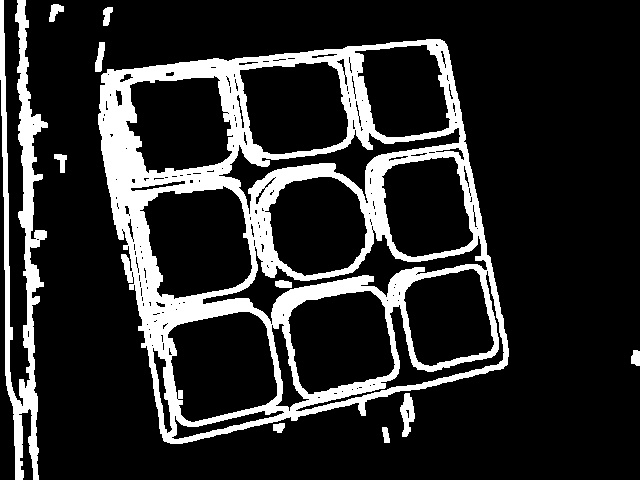
#> input picture test2.jpg, 640 x 480 px, given in place of save.jpg, which was not available
$ python main.py
#> lines starting #> are read from the running program, lines starting #| are printed output that depends on the picture; after the words box and inside, x2 and y2 are one past the last pixel; in counts of white or black regions, pixels touching at a corner belong together; pictures that were not available may be replaced by others from this repository, and a replacement may not be noted
#> further down, test is the input picture: shape (480, 640, 3); min 0, max 255, mean 44

import cv2
import numpy as np


def color_histogram_of_test_image(test_src_image):
    image = test_src_image
    chans = cv2.split(image)
    colors = ('b', 'g', 'r')
    features = []
    feature_data = ''
    counter = 0
    for (chan, color) in zip(chans, colors):
        counter = counter + 1
        hist = cv2.calcHist([chan], [0], None, [256], [0, 256])
        features.extend(hist)
        # find the peak pixel values for R, G, and B
        elem = np.argmax(hist)
        if counter == 1:
            blue = str(elem)
        elif counter == 2:
            green = str(elem)
        elif counter == 3:
            red = str(elem)
            feature_data = red + ',' + green + ',' + blue
            print(feature_data)


def presolving(save_src_image):
    image = save_src_image
    gray = cv2.cvtColor(image, cv2.COLOR_BGR2GRAY)
    blurred = cv2.GaussianBlur(gray, (3, 3), 0)
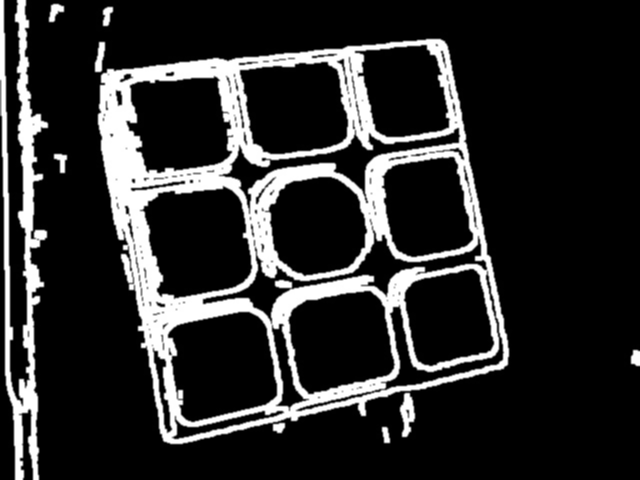
#> blurred: shape (480, 640); min 0, max 255, mean 44
    canny = cv2.Canny(blurred, 20, 40)
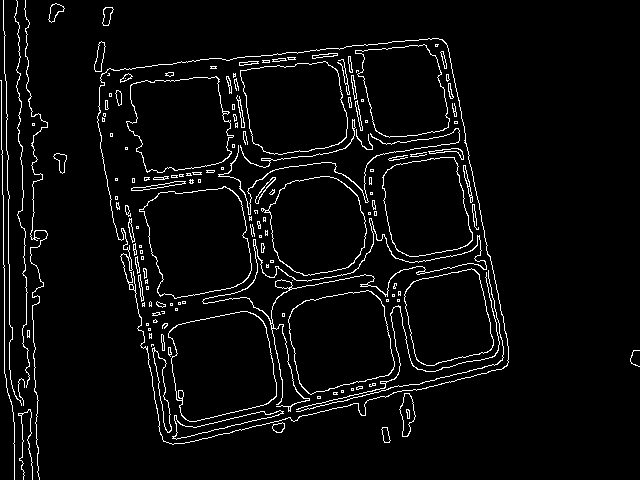
#> canny: shape (480, 640); 4.4% white in thin lines or dots
    kernel = np.ones((3, 3), np.uint8)
    dilated = cv2.dilate(canny, kernel, iterations=2)
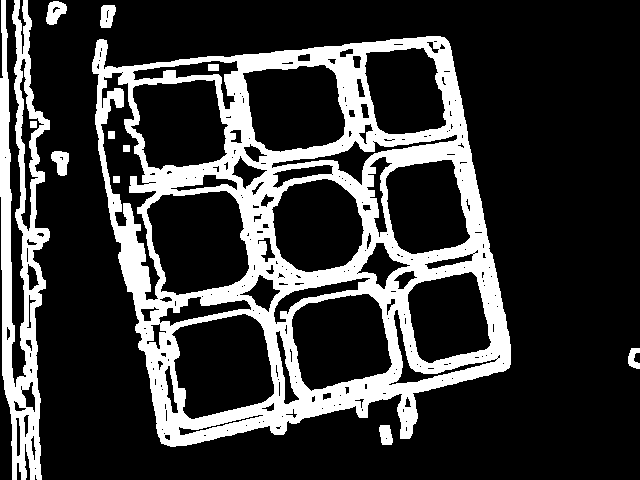
#> dilated: shape (480, 640); 22.3% white; 12 white regions
    # 闭运算，先膨胀再腐蚀，可以填充孔洞（√）should be corrected
    dilated = cv2.morphologyEx(dilated, cv2.MORPH_OPEN, kernel, iterations=2)
    cv2.imshow("open", dilated)
    contours, hierarchy = cv2.findContours(dilated, cv2.RETR_TREE, cv2.CHAIN_APPROX_SIMPLE)
#> contours = 276 contours, 176 with area under 20; largest, box (x1, y1, x2, y2) and area: (92, 36, 511, 447) 133038, (0, 0, 50, 480) 11904, (146, 190, 250, 296) 8456, (171, 313, 275, 420) 8266, (291, 293, 393, 392) 7524
    results = []
    candidate = []
    '''
    for k in range(0, len(contours)):
        x1, y1, w1, h1 = cv2.boundingRect(contours[k])
        cv2.rectangle(image, (x1, y1), (x1 + w1, y1 + h1), (153, 153, 0), 5)
    '''
    for i in range(0, len(contours)):  # classify by the area and w/h   ** the parameters modify may need
        area = cv2.contourArea(contours[i])
        if 5000 < area < 100000:
            candidate.append(contours[i])
#> this loop made 276 passes
#> area on passes 1, 3, 4: 198, 138.5, 279.5
#> after the loop, candidate = 10 contours; largest, box (x1, y1, x2, y2) and area: (0, 0, 50, 480) 11904, (146, 190, 250, 296) 8456, (171, 313, 275, 420) 8266, (291, 293, 393, 392) 7524, (242, 64, 346, 153) 7192
    for j in range(0, len(candidate)):
        x, y, w, h = cv2.boundingRect(candidate[j])
        if (w/h > 0.7) & (w/h < 1.3):
            results.append(candidate[j])
#> this loop made 10 passes
#> (x, y, w, h) on passes 1 to 10: (171, 313, 104, 107), (291, 293, 102, 99), (407, 271, 85, 93), (146, 190, 104, 106), (271, 178, 94, 95), (385, 159, 86, 96), (130, 79, 99, 92), (242, 64, 104, 89), (364, 47, 83, 88), (0, 0, 50, 480)
#> after the loop, results = 9 contours; largest, box (x1, y1, x2, y2) and area: (146, 190, 250, 296) 8456, (171, 313, 275, 420) 8266, (291, 293, 393, 392) 7524, (242, 64, 346, 153) 7192, (130, 79, 229, 171) 6892
    cv2.drawContours(image, candidate, -1, (0, 0, 255), 3)
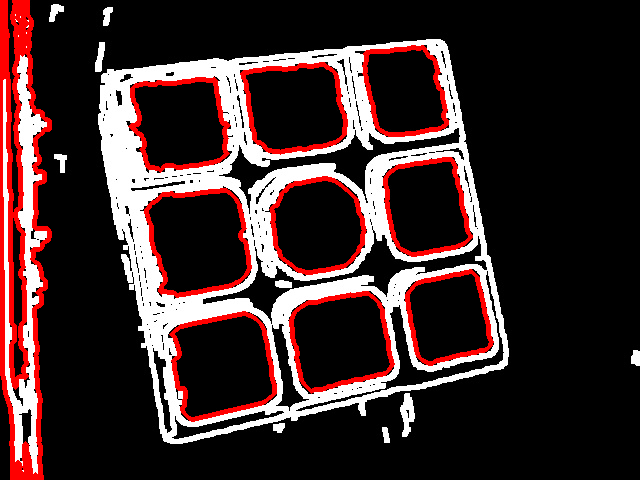
#> image: shape (480, 640, 3); 7.57% of pixels changed, all inside (x1, y1, x2, y2) = (0, 0, 494, 480)
    cv2.imwrite("./pre_solving.jpg", image)
    cv2.namedWindow("pre_solving", 0)
    cv2.resizeWindow("pre_solving", 640, 640)
    cv2.imshow("pre_solving", image)

    cv2.waitKey(0)

'''
cap = cv2.VideoCapture(0)
cap.set(3, 640)  # weight
cap.set(4, 480)  # height
cap.set(10, 0)  # light
if not cap.isOpened():
    print("Fail to open the camera0")
    exit()
while True:
    rate, frame = cap.read()
    cv2.imshow('camera0', frame)

        if cv2.waitKey(1) & 0xFF == ord('0'):
            print("camera0 has been quited")
            break

    if cv2.waitKey(1) & 0xFF == ord('s'):
        cv2.imwrite("./save.jpg", frame)
        presolving(frame)
        break

cap.release()
cv2.destroyAllWindows()

'''
test = cv2.imread("save.jpg")
presolving(test)
